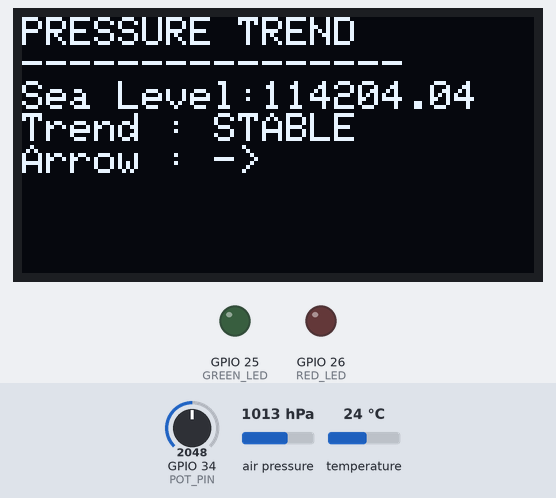
Bench run of a sketch on a simulated ESP32. On the bench: 128×64 one-colour display, output pins drawn as LEDs (lit = HIGH). The test bench sets the inputs (shaded band); at power-on: air pressure 1013 hPa, GPIO 34 (POT_PIN) = 2048, temperature 24 °C. What the sketch prints to the serial monitor is not drawn.

Above: at 3.2 s.
3.3 s: air pressure set to 952 hPa
At 6.0 s:
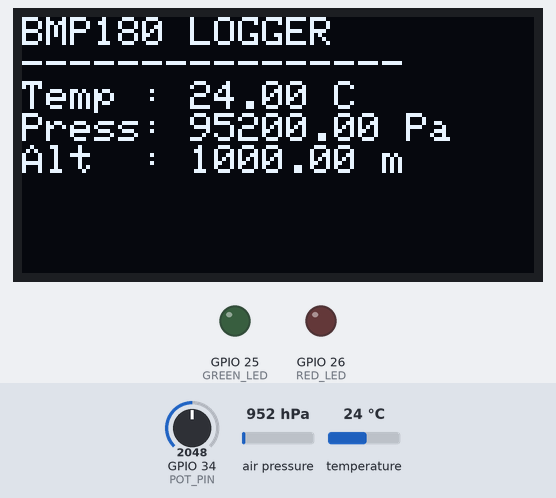
6.3 s: GPIO 34 (POT_PIN) set to 2866
At 7.6 s:
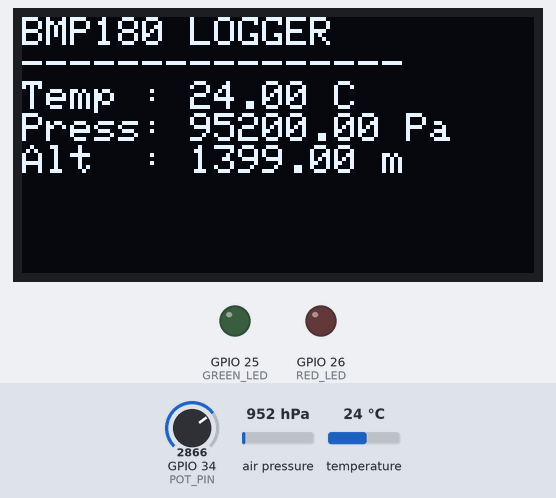
7.9 s: temperature set to 12 °C
At 9.1 s:
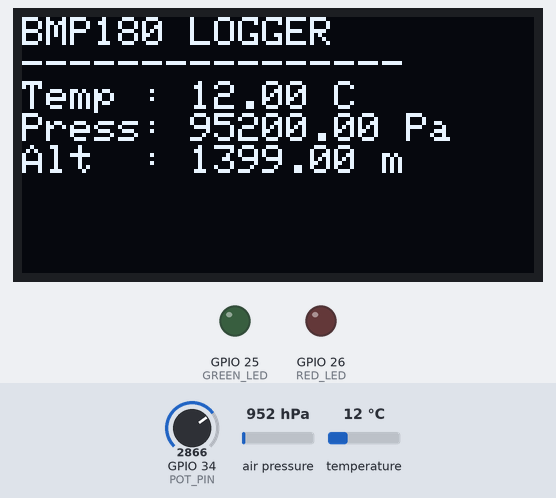
10.9 s: GPIO 34 (POT_PIN) set to 3603
At 11.8 s:
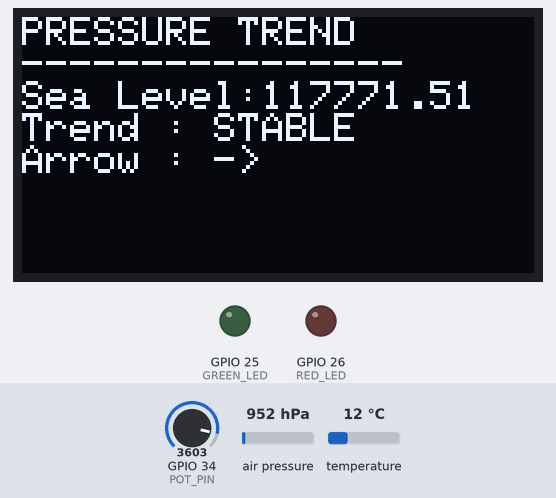
12.4 s: air pressure set to 975 hPa
At 13.2 s:
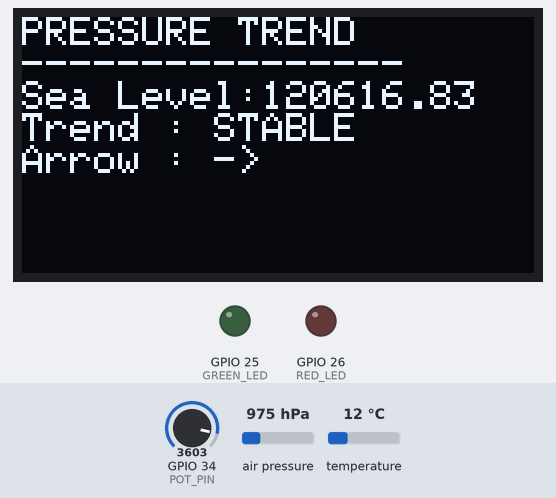
15.4 s: GPIO 34 (POT_PIN) set to 4095
At 31.6 s:
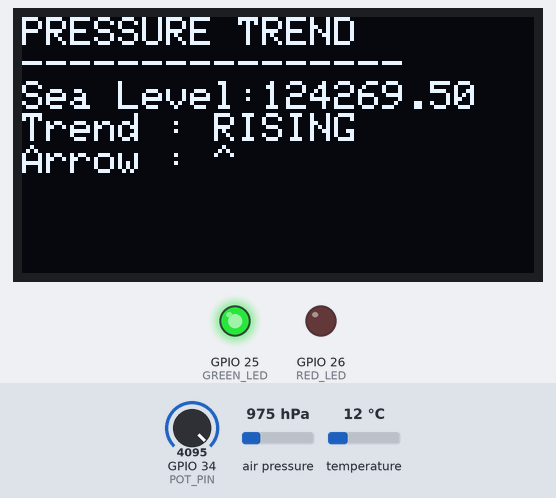
Timing chart, 0 to 32.1 s (numbered marks = the images above; inputs shaded):
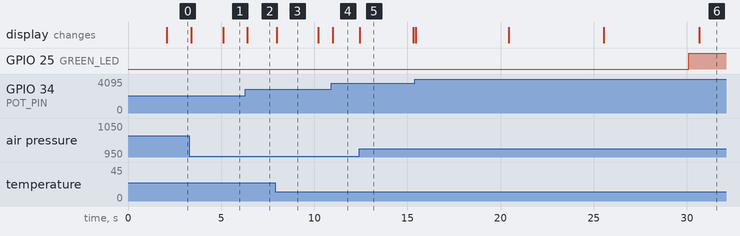

Measured:
- after the input at 3.3 s, the display: first changes after 0.10 s (image 1 shows a later state)
- after the input at 6.3 s, the display: changes after 0.11 s (image 2)
- after the input at 7.9 s, the display: changes after 0.08 s (image 3)
- after the input at 10.9 s, the display: changes after 0.10 s (image 4)
- after the input at 12.4 s, the display: changes at once (image 5)
- what the display in image 3 shows lasts 2.2 s, from 8.0 s to 10.2 s
- what the display in image 5 shows lasts 2.9 s, from 12.4 s to 15.3 s

The sketch:

PressureAltitudeLogger.ino
```cpp
#include <Wire.h>
#include <Adafruit_GFX.h>
#include <Adafruit_SSD1306.h>
#include <Adafruit_BMP085.h>

#define SCREEN_WIDTH 128
#define SCREEN_HEIGHT 64

Adafruit_SSD1306 display(SCREEN_WIDTH, SCREEN_HEIGHT, &Wire, -1);

Adafruit_BMP085 bmp;

// ---------------- Pins ----------------

#define POT_PIN 34

#define GREEN_LED 25
#define RED_LED 26

// ---------------- Variables ----------------

float pressure;
float temperature;
float altitude;
float seaLevelPressure;

float pressureLog[24];

int logIndex = 0;

unsigned long lastLog = 0;
unsigned long lastPage = 0;

bool page = 0;

String trend = "STABLE";

// ---------------- Function Prototypes ----------------

void readSensors();
void logPressure();
void calculateTrend();
void displayPage1();
void displayPage2();
void printSerial();

// ---------------- Setup ----------------

void setup()
{

Serial.begin(115200);

pinMode(GREEN_LED,OUTPUT);
pinMode(RED_LED,OUTPUT);

digitalWrite(GREEN_LED,LOW);
digitalWrite(RED_LED,LOW);

Wire.begin();

if(!display.begin(SSD1306_SWITCHCAPVCC,0x3C))
{
Serial.println("OLED Failed");
while(1);
}

if(!bmp.begin())
{
Serial.println("BMP180 Failed");
while(1);
}

display.clearDisplay();

display.setTextColor(SSD1306_WHITE);

display.setTextSize(1);

display.setCursor(10,25);

display.println("BMP180 LOGGER");

display.display();

delay(2000);

// Initialize pressure array

for(int i=0;i<24;i++)
{
pressureLog[i]=0;
}

}
// ---------------- Loop ----------------

void loop()
{

readSensors();

if(millis()-lastLog>30000)
{
lastLog=millis();

logPressure();

calculateTrend();

printSerial();
}

if(millis()-lastPage>5000)
{
lastPage=millis();

page=!page;
}

if(page)
displayPage1();
else
displayPage2();

delay(100);

}

// ---------------- Read Sensors ----------------

void readSensors()
{

temperature = bmp.readTemperature();

pressure = bmp.readPressure();

int potValue = analogRead(POT_PIN);

float localAltitude = map(potValue,0,4095,0,2000);

altitude = localAltitude;
seaLevelPressure =
pressure /
pow((1.0-(localAltitude/44330.0)),5.255);

}

// ---------------- Pressure Log ----------------

void logPressure()
{

pressureLog[logIndex]=pressure;

logIndex++;

if(logIndex>=24)
logIndex=0;

}
// ---------------- Trend Calculation ----------------

void calculateTrend()
{

float oldest = pressureLog[logIndex];

float newest;

if(logIndex==0)
newest=pressureLog[23];
else
newest=pressureLog[logIndex-1];

float diff = newest-oldest;

if(diff>50)
{

trend="RISING";

digitalWrite(GREEN_LED,HIGH);
digitalWrite(RED_LED,LOW);

}

else if(diff<-50)
{

trend="FALLING";

digitalWrite(GREEN_LED,LOW);
digitalWrite(RED_LED,HIGH);

}

else
{

trend="STABLE";

digitalWrite(GREEN_LED,HIGH);
digitalWrite(RED_LED,LOW);

}

}

// ---------------- Serial Monitor ----------------

void printSerial()
{

Serial.println("==========================================");

Serial.print("Temperature : ");
Serial.print(temperature);
Serial.println(" C");

Serial.print("Pressure    : ");
Serial.print(pressure);
Serial.println(" Pa");

Serial.print("Altitude    : ");
Serial.print(altitude);
Serial.println(" m");

Serial.print("Sea Level P : ");
Serial.print(seaLevelPressure);
Serial.println(" Pa");

Serial.print("Trend       : ");
Serial.println(trend);
weatherPrediction();

Serial.println("==========================================");

}
// ---------------- OLED Page 1 ----------------

void displayPage1()
{

display.clearDisplay();

display.setCursor(0,0);

display.setTextSize(1);

display.println("BMP180 LOGGER");

display.println("----------------");

display.print("Temp : ");
display.print(temperature);
display.println(" C");

display.print("Press: ");
display.print(pressure);
display.println(" Pa");

display.print("Alt  : ");
display.print(altitude);
display.println(" m");

display.display();

}

// ---------------- OLED Page 2 ----------------

void displayPage2()
{

display.clearDisplay();

display.setCursor(0,0);

display.setTextSize(1);

display.println("PRESSURE TREND");

display.println("----------------");

display.print("Sea Level:");

display.println(seaLevelPressure);

display.print("Trend : ");

display.println(trend);

display.print("Arrow : ");

if(trend=="RISING")
{
display.println("^");
}
else if(trend=="FALLING")
{
display.println("v");
}
else
{
display.println("->");
}

display.display();

}
// ================= FINAL PART =================

// Optional: Print last 24 pressure readings
void printLog()
{
  Serial.println("------ Pressure Log ------");

  for (int i = 0; i < 24; i++)
  {
    Serial.print(i + 1);
    Serial.print(" : ");
    Serial.print(pressureLog[i]);
    Serial.println(" Pa");
  }

  Serial.println("--------------------------");
}

// Reset pressure log
void resetLog()
{
  for (int i = 0; i < 24; i++)
  {
    pressureLog[i] = pressure;
  }

  logIndex = 0;
}

// Future expansion function
void weatherPrediction()
{
  if (trend == "RISING")
  {
    Serial.println("Prediction : Good Weather");
  }
  else if (trend == "FALLING")
  {
    Serial.println("Prediction : Rain Likely");
  }
  else
  {
    Serial.println("Prediction : Stable Weather");
  }
}
```
